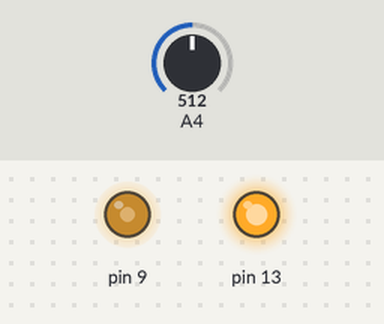
A sketch run on a simulated Arduino Uno, built with avr-gcc and run on an emulated ATmega328P. On the bench: output pins drawn as LEDs (lit = HIGH). Inputs (shaded band) come from the test bench; at power-on: A4 = 512.

Above: at 1.2 s.
1.3 s: A4 set to 716
At 2.4 s:
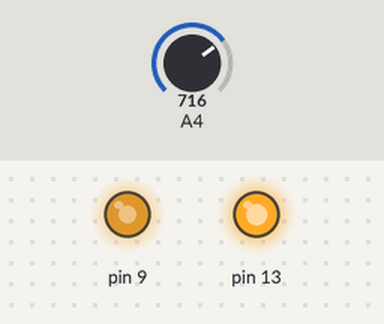
2.8 s: A4 set to 900
At 3.8 s:
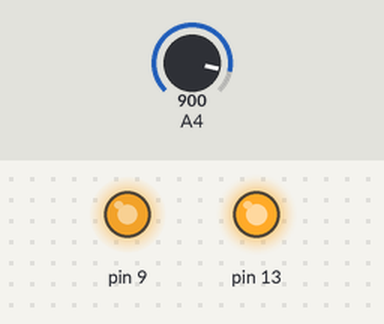
4.3 s: A4 set to 122
At 5.2 s:
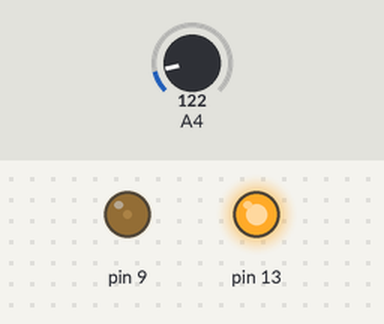
5.8 s: A4 set to 0
At 6.6 s:
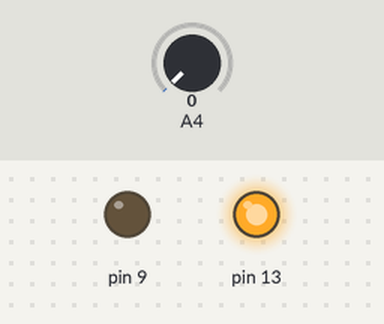
Timing chart, 0 to 8.3 s (numbered marks = the images above; inputs shaded):
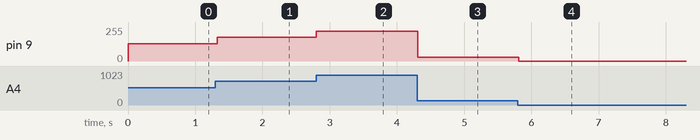

Measured:
- after the input at 1.3 s, pin 9: 128/255 → 179/255 at once
- after the input at 2.8 s, pin 9: 179/255 → 225/255 at once
- after the input at 4.3 s, pin 9: 225/255 → 30/255 at once
- after the input at 5.8 s, pin 9: 30/255 → 0/255 at once

The sketch:

PWM_en_arduino.ino
```cpp
#include <PWM.h>
int32_t frequency = 50; // Establezca la Frecuencia en Hertz (HZ), se pueden operar frecuencias de 10Hz a 300kHz aprox
void setup()
{
  InitTimersSafe();
  //POT DE 10K
  //Establece la frecuencia para el pin especificado
  bool success = SetPinFrequencySafe(9, frequency);

  //SI LA FRECUENCIA DEL PIN SE CONFIGURO CORRECTAMENTE, ENCIENDA EL PIN 13.
  if(success) {
    pinMode(13, OUTPUT);
    digitalWrite(13, HIGH);
  }
}

void loop()
{                                   //Potenciometro para ajustar el DUTY CYCLE de 10Kohms
  int sensorValue = analogRead(A4); //Conectar las dos terminales laterales del potenciometro a +5V y Gnd
                                    //(Lado izquierdo(pin 1) a GND y lado derecho (Pin 3) a +5V
  pwmWrite(9, sensorValue / 4);     //la terminal de enmedio(2) conectarla a una entrada analogica (A2)
  delay(30);                        //La salida PWM será el pin digital (9) con respecto a tierra.
}
```
